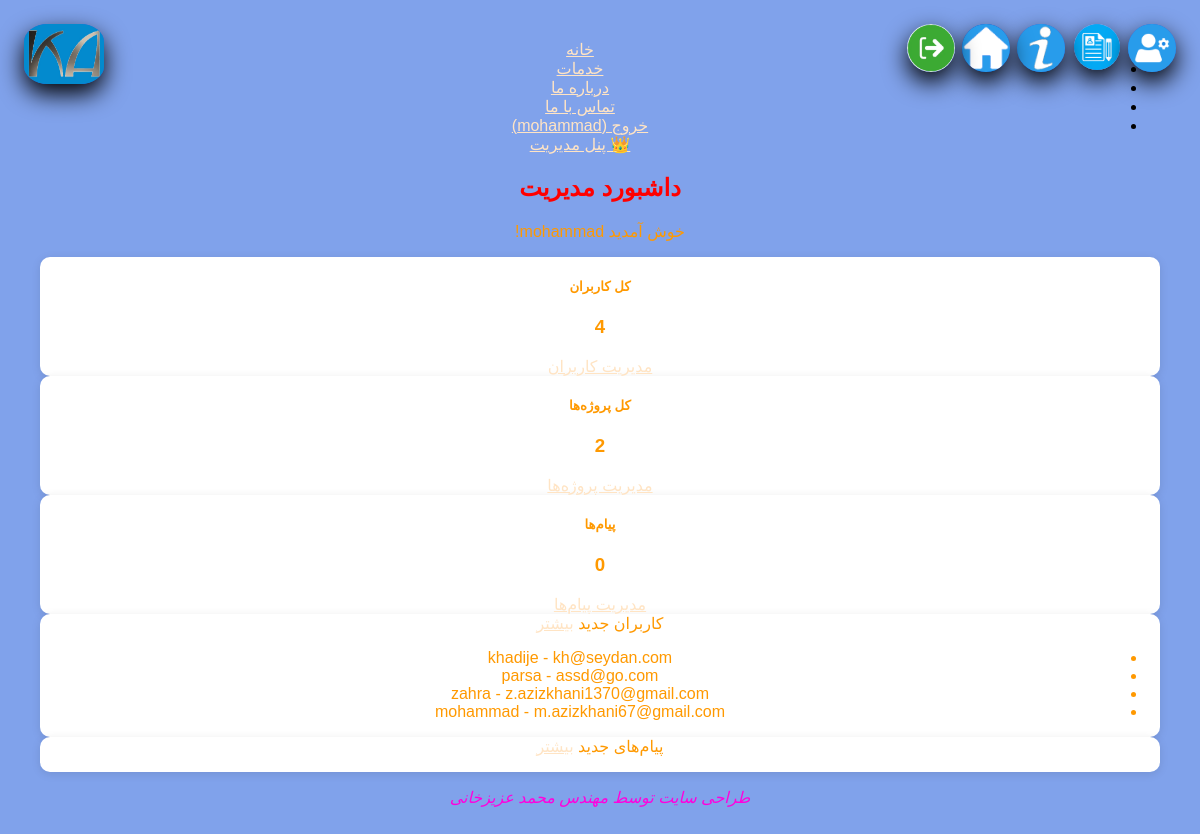
The page /admin/ (signed in) on the database its author committed.
### app/models.py (models this page shows, shortened)
class User(UserMixin, db.Model):
    __tablename__ = 'user'
    id = db.Column(db.Integer, primary_key=True)
    username = db.Column(db.String(80), unique=True, nullable=False)
    email = db.Column(db.String(120), unique=True, nullable=False)
    phone = db.Column(db.String(20), unique=True, nullable=False)
    password_hash = db.Column(db.String(128), nullable=False)
    usertype = db.Column(db.String(128), nullable=False, default='user')  # 'admin', 'user', 'super_admin'
    is_super_admin = db.Column(db.Boolean, default=False, nullable=False)
    @property
    def password(self):
        """این متد فقط برای خطا دادن است - از خواندن رمز جلوگیری می‌کند"""
        raise AttributeError('رمز عبور قابل خواندن نیست')

### app/admin_routes.py (the view)
@admin_bp.route('/')
@login_required
@super_admin_required
def dashboard():
    stats = {
        'total_users': User.query.count(),
        'total_projects': Project.query.count(),
        'total_messages': ContactMessage.query.count(),
        'unread_messages': ContactMessage.query.filter_by(is_read=False).count(),
        'visible_projects': Project.query.filter_by(is_visible=True).count(),
        'super_admins': User.query.filter_by(is_super_admin=True).count(),
    }
    recent_users = User.query.order_by(User.id.desc()).limit(5).all()
    recent_messages = ContactMessage.query.order_by(ContactMessage.created_at.desc()).limit(5).all()
    return render_template('admin/dashboard.html',
                         stats=stats,
                         recent_users=recent_users,
                         recent_messages=recent_messages)

### app/__init__.py (called while the page is built)
def create_app(config_class=Config):
    app = Flask(__name__)
    app.config.from_object(config_class)
    app.config['SECRET_KEY'] = '2400116326'
    db.init_app(app)
    csrf.init_app(app)
    login_manager.init_app(app)
    migrate.init_app(app, db) # اتصال migrate به app و db
    login_manager.login_view = 'main.login'
    from . import models
    @login_manager.user_loader
    def load_user(user_id):
        from .models import User # اینجا هم برای اطمینان
        return User.query.get(int(user_id))
    from .routes import main
    app.register_blueprint(main)
    from .routes import not_found
    app.register_error_handler(404, not_found)
    try:
        from .admin_routes import admin_bp
        app.register_blueprint(admin_bp)
    except ImportError:
        print("Admin routes not found")
    return app

### app/templates/admin/dashboard.html (shortened to what this page needs)
{% extends "base.html" %}
{% block content %}
<div class="container mt-4">
    <h2>داشبورد مدیریت</h2>
    <p>خوش آمدید {{ current_user.username }}!</p>
    <div class="row mt-4">
        <div class="col-md-4">
            <div class="card bg-primary text-white">
                <div class="card-body">
                    <h5>کل کاربران</h5>
                    <h3>{{ stats.total_users }}</h3>
                    <a href="{{ url_for('admin.manage_users') }}" class="btn btn-light">مدیریت کاربران</a>
                </div>
            </div>
        </div>
        <div class="col-md-4">
            <div class="card bg-success text-white">
                <div class="card-body">
                    <h5>کل پروژه‌ها</h5>
                    <h3>{{ stats.total_projects }}</h3>
                    <a href="{{ url_for('admin.manage_projects') }}" class="btn btn-light">مدیریت پروژه‌ها</a>
                </div>
            </div>
        </div>
        <div class="col-md-4">
            <div class="card bg-info text-white">
                <div class="card-body">
                    <h5>پیام‌ها</h5>
                    <h3>{{ stats.total_messages }}</h3>
                    <a href="{{ url_for('admin.manage_messages') }}" class="btn btn-light">مدیریت پیام‌ها</a>
                </div>
            </div>
        </div>
    </div>
    <div class="row mt-4">
        <div class="col-md-6">
            <div class="card">
                <div class="card-header">
                    کاربران جدید
                    <a href="{{ url_for('admin.manage_users') }}" class="btn btn-sm btn-primary float-left">بیشتر</a>
                </div>
                <div class="card-body">
                    <ul class="list-group">
                        {% for user in recent_users %}
                        <li class="list-group-item">{{ user.username }} - {{ user.email }}</li>
                        {% endfor %}
                    </ul>
                </div>
            </div>
        </div>
        <div class="col-md-6">
            <div class="card">
                <div class="card-header">
                    پیام‌های جدید
                    <a href="{{ url_for('admin.manage_messages') }}" class="btn btn-sm btn-primary float-left">بیشتر</a>
                </div>
            </div>
        </div>
    </div>
</div>
{% endblock %}

### app/templates/base.html (shortened to what this page needs)
<!doctype html>
<html lang="fa" dir="rtl">
<head>
  <link rel="stylesheet" href="{{url_for('static', filename='css/style.css')}}">
</head>
<body>
  <nav>
    <img class="contact_us" id="contact" aria-label="تماس با ما"
         src="{{url_for('static',filename='icon/register.png')}}"
         data_url="{{url_for('main.register')}}">
    <img class="about_us" id="aboutus" aria-label="درباره ما"
         src="{{url_for('static',filename='icon/info.png')}}"
         data_url="{{url_for('main.about')}}">
    <img class="m_services" id="mservices" aria-label="خدمات"
         src="{{url_for('static',filename='icon/services.png')}}"
         data_url="{{url_for('main.services')}}">
    <img class="home_bt" id="homebt" aria-label="خانه"
         src="{{url_for('static',filename='icon/home.png')}}"
         data_url="{{url_for('main.home')}}">
    {% if current_user.is_authenticated %}
      <img class="log_bt" id="logoutbt" aria-label="دکمه خروج"
           src="{{url_for('static',filename='icon/logout.png')}}"
           data_url="{{url_for('main.logout')}}">
    {% else %}
      <img class="log_bt" id="loginbt" aria-label="صفحه ورود"
           src="{{url_for('static',filename='icon/login.png')}}"
           data_url="{{url_for('main.login')}}">
    {% endif %}
  </nav>
  <div class="shadow">
    <img class="logo" id="mlogo" src="{{url_for('static',filename='logo/logo4.jpg')}}"
         data_url="{{url_for('main.home')}}">
  </div>
  <ul class="nav-menu">
    <li><a href="{{ url_for('main.home') }}">خانه</a></li>
    <li><a href="{{ url_for('main.services') }}">خدمات</a></li>
    <li><a href="{{ url_for('main.about') }}">درباره ما</a></li>
    <li><a href="{{ url_for('main.contact') }}">تماس با ما</a></li>
    {% if current_user.is_authenticated %}
      <li><a href="{{ url_for('main.logout') }}">خروج ({{ current_user.username }})</a></li>
      {% if current_user.is_super_admin %}
        <li class="nav-item dropdown">
          <a class="nav-link dropdown-toggle" href="#" role="button" data-bs-toggle="dropdown">
            👑 پنل مدیریت
          </a>
        </li>
      {% endif %}
    {% else %}
      <li><a href="{{ url_for('main.login') }}">ورود</a></li>
      <li><a href="{{ url_for('main.register') }}">ثبت‌نام</a></li>
    {% endif %}
  </ul>
  {% block content %}{% endblock %}
  <nav>
    <p class="designer">
      طراحی سایت توسط مهندس محمد عزیزخانی
    </p>
  </nav>
</body>
</html>

### app/static/css/style.css (style rules this page uses)
:root { --main-color: #2563eb; --shadow-color: #12b7e0; --hover-color: #0749d6; --body-color: #80a2eb; --icon-color:#289CEB; --main-font-family: Arial, Helvetica, sans-serif; }
body { direction: rtl; text-align: center; background-color: var(--body-color); font-family: sans-serif; margin: 40px 40px; }
.logo { position:fixed; top: 24px; left: 24px; border-radius: 30%; width: 80px; height: 60px; z-index: 999; box-shadow: 0 10px 25px rgba(0, 0, 0, 18); border:0; pointer-events:painted; cursor: pointer; background: var(--main-color); }
div { color: #ff9900; }
p.designer { color:rgb(255, 0, 221); font-family: var(--main-font-family); font-style: italic; text-decoration:wavy; }
a { color: bisque; }
h2 { font-family: var(--main-font-family); color:red }
.contact_us { position:fixed; top: 24px; right: 80px; border-radius: 50%; width: 46px; height: 46px; z-index: 999; box-shadow: 0 10px 25px rgba(0, 0, 0, 18); border:0; pointer-events:painted; cursor: pointer; background: var(--main-color); }
.about_us { position:fixed; top: 24px; right: 135px; border-radius: 50%; width: 48px; height:48px; z-index: 999; box-shadow: 0 10px 25px rgba(0, 0, 0, 18); border:0; pointer-events:painted; cursor: pointer; background:var(--main-color); }
.m_services { position:fixed; top: 24px; right: 24px; border-radius: 50%; width: 48px; height:48px; z-index: 999; box-shadow: 0 10px 25px rgba(0, 0, 0, 18); border:0; pointer-events: painted; cursor: pointer; background:var(--main-color); }
.home_bt { position:fixed; top: 24px; right: 190px; border-radius: 50%; width: 48px; height:48px; z-index: 999; box-shadow: 0 10px 25px rgba(0, 0, 0, 18); border:0; pointer-events: painted; cursor: pointer; background:var(--main-color); }
.home_bt { background:var(--hover-color); }
.log_bt { position:fixed; top: 24px; right: 245px; border-radius: 50%; width: 48px; height:48px; z-index: 999; box-shadow: 0 10px 25px rgba(0, 0, 0, 18); border:0; pointer-events: painted; cursor: pointer; background:var(--main-color); }
.log_bt { background:var(--hover-color); }
.dropdown { position: relative; display: inline-block; }
.nav-item.dropdown { position: relative; display: inline-block; }
.card { background: white; border-radius: 10px; overflow: hidden; box-shadow: 0 2px 10px rgba(0,0,0,0.1); transition: transform 0.3s; }

### rows shown on the page
User: username "mohammad", email "m.azizkhani67@gmail.com"
User: username "khadije", email "kh@seydan.com"
User: username "parsa", email "assd@go.com"
User: username "zahra", email "z.azizkhani1370@gmail.com"

### other values the page prints
{{ stats.total_users }} "4"
{{ stats.total_projects }} "2"
{{ stats.total_messages }} "0"
